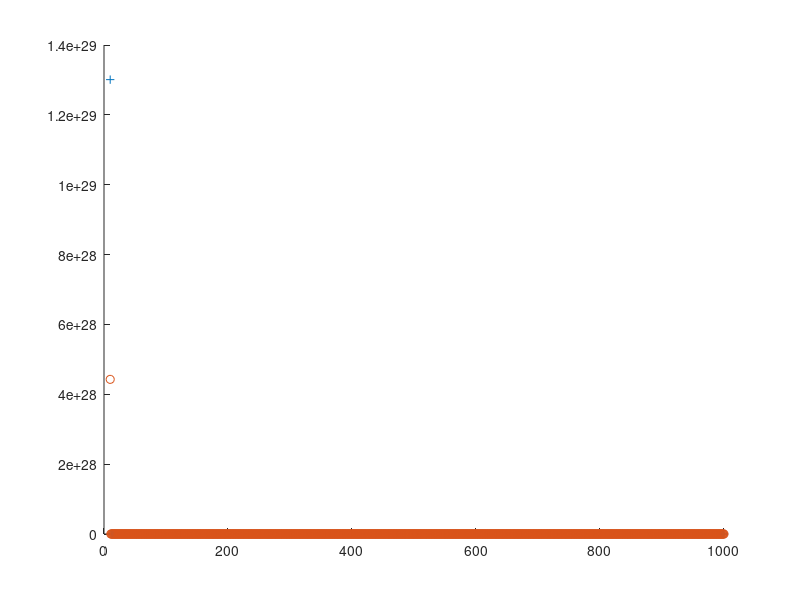
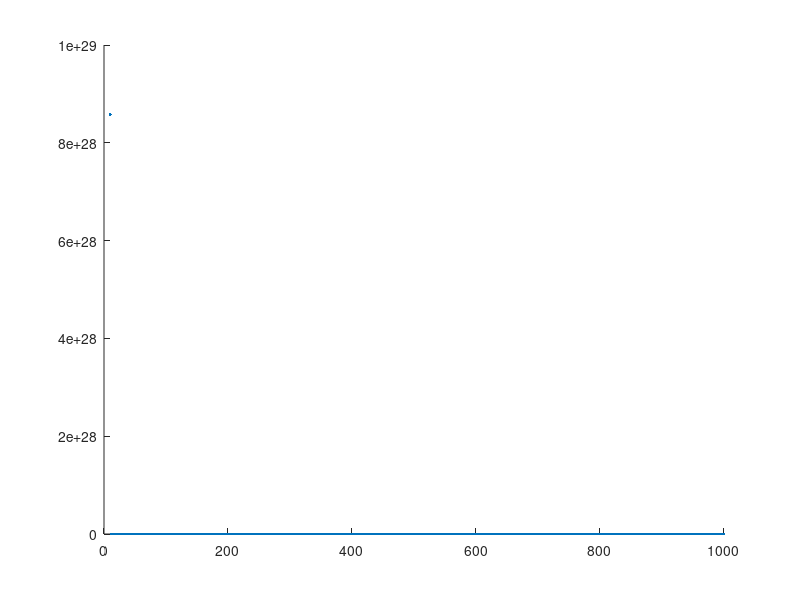

Write the MATLAB code that produced these figures, in order.
close all
T=100; %total time instants
Q=1;R=1;F=1;V=1;W=1;
alpha=2; %system parameter
S(T)=F; %assumption from paper 
P(1)=5; %assuming Po, here denoted as P(1)
SNRs = linspace(10, 1000, 1000);
for i_SNR = 1 : length(SNRs)  %starting SNR to ensure stability according to condition given in the paper
    SNR = SNRs(i_SNR);
    for t=T:-1:2
        S(t-1)=((alpha^2)*R*S(t))/(S(t)+R) + Q; % controller ARE iterations
    end
   
    for t=1:1:T-1
        P(t+1)=((alpha^2)*P(t)*(1-(P(t)*i_SNR)/((P(t)+V)*(1+i_SNR))))+W; % KF gain calculation
    end
    temp=0;
    for t=2:1:T
        temp=temp+((Q-S(1))*P(t)+(alpha^2)*P(t-1)*S(t)+W*S(t));
    end
    J_opt(i_SNR)=(Q*P(1)+temp) / T; %optimal performance cost value
% end
% i_SNR=1:1:50;
% %plotting
% scatter(SNR,J_opt)
% %

% 
% %%%%%%%%%simulating the system %%%%%%%%
% for SNR=4:1:50
    w=sqrt(W)*randn(T,1); 
    v=sqrt(V)*randn(T,1);
%     n=N*randn(T,1);
    x(1)=sqrt(P(1))*randn(1,1);
    s_bar_tilde=sqrt(1/SNR)*randn(T,1);
%     x_hat(1)=0;
    for t=T:-1:2
        %controller gain
        L(t-1)=(alpha*S(t))/(S(t)+R);
    end
    for t=1:1:T
        %kalman gain
        K(t)=(SNR/(1+SNR))*(P(t)/sqrt(P(t)+V));
    end
    %simulate the flow
    y(1)=x(1)+v(1);
    x_hat_t(1)=0;
    u(1)=0;
    x(2)=alpha*x(1)+u(1)+w(1);
    y(2)=x(2)+v(2);
    sumac=0;
    for t=2:1:T
        
        s(t)=y(t)-alpha*x_hat_t(t-1)-u(t-1);
        s_bar(t)=sqrt(1/(P(t)+V))*s(t);   
%         x_tilde=P(t)*randn(T,1);
%         y(t)=x(t)+v(t);
        %in another loop?
%         s(t)=x_tilde(t)+v(t);
%         s_bar(t)=(1/sqrt(P(t)+V))*s(t);
        y_tilde(t)=s_bar(t)-s_bar_tilde(t);
%         if t>=2
            %generate control signal
        x_hat(t)=alpha*x_hat_t(t-1)+u(t-1);
        x_hat_t(t)=x_hat(t)+K(t)*y_tilde(t);
        if t<T
            u(t)=-L(t)*x_hat_t(t);
            x(t+1)=alpha*x(t)+u(t)+w(t);
            y(t+1)=x(t+1)+v(t+1);
            sumac = sumac + (Q*(x(t)^2)) + (R*(u(t))^2);
        end
    end
    J_opt_sim(i_SNR) = (  F*(x(T)^2) + sumac  ) / T;
%     J_opt_sim(SNR)=J_opt_sim(SNR)/(T-1);
%     J_opt_sim(SNR)=mean(J_opt_sim(SNR));
end
%calculating performance cost

hold on
% scatter(10 * log10(SNRs), 10 * log10(J_opt),'+');
% scatter(10 * log10(SNRs), 10 * log10(J_opt_sim));
scatter(SNRs, J_opt,'+');
scatter(SNRs, J_opt_sim);
hold off

figure

scatter(SNRs, J_opt-J_opt_sim,'.');